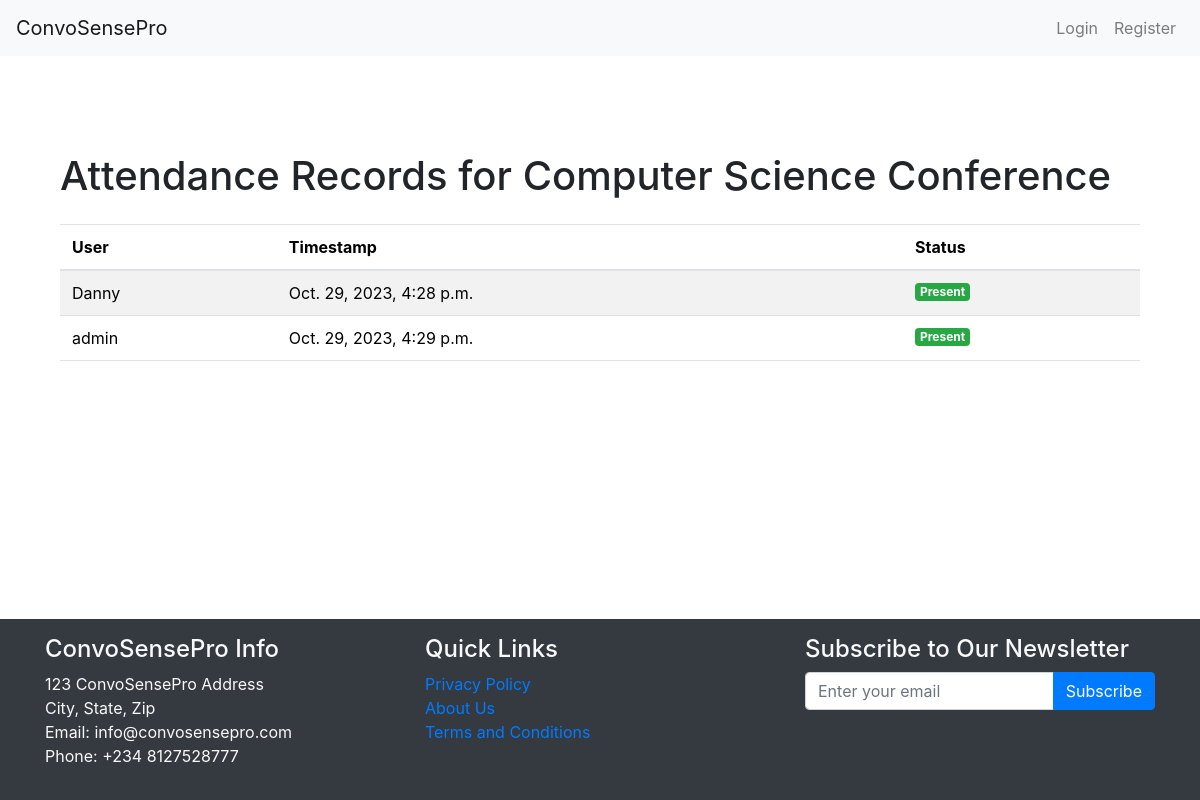
The app's page /attendance/event_attendance/1/ with its own data.
### events/models.py (models this page shows, shortened)
class Event(models.Model):
    name = models.CharField(max_length=100)
    date = models.DateField(
        help_text='Enter date in DD/MM/YYYY format'  # Add a help text
    )
    time = models.TimeField(
        help_text='Enter time in HH:MM format'  # Add a help text
    )
    description = models.TextField()
    location = models.CharField(
        max_length=100,
        default='Your Event Location'  # Set a default location
    )
    unique_link = models.UUIDField(default=uuid.uuid4, editable=False, unique=True)
    organizer = models.ForeignKey(User, on_delete=models.CASCADE)  # Organizer of the event
    capacity = models.PositiveIntegerField(
        default=100,  # Set a default capacity or adjust as needed
        help_text='Maximum number of attendees allowed for this event'
    )
    attendees = models.ManyToManyField(User, related_name='events_attending', blank=True)
    is_attendance_capture_ready = models.BooleanField(default=False)

### attendance/models.py (models this page shows, shortened)
class AttendanceRecord(models.Model):
    user = models.ForeignKey(User, on_delete=models.CASCADE)
    event = models.ForeignKey(Event, on_delete=models.CASCADE)
    timestamp = models.DateTimeField(auto_now_add=True)
    present = models.BooleanField(default=False)  # Add a field to track attendance status

### users/models.py (models this page shows)
class User(AbstractUser):
    is_organizer = models.BooleanField(default=False)

### attendance/views.py (the view)
# urls.py: path('event_attendance/<int:event_id>/', views.event_attendance, name='event_attendance'),
def event_attendance(request, event_id):
    event = Event.objects.get(pk=event_id)
    attendance_records = AttendanceRecord.objects.filter(event=event)
    context = {
        'event': event,
        'attendance_records': attendance_records,
    }
    return render(request, 'attendance/event_attendance.html', context)

### attendance/templates/attendance/event_attendance.html (shortened to what this page needs)
{% extends "base.html" %}
{% load static %}
{% load bootstrap5 %}
{% block content %}
<div class="container mt-5">
    <h1 class="mb-4">Attendance Records for {{ event.name }}</h1>
    <table class="table table-striped">
        <thead>
            <tr>
                <th>User</th>
                <th>Timestamp</th>
                <th>Status</th>
            </tr>
        </thead>
        <tbody>
            {% for record in attendance_records %}
                <tr>
                    <td>{{ record.user.username }}</td>
                    <td>{{ record.timestamp }}</td>
                    <td>
                        {% if record.present %}
                            <span class="badge bg-success">Present</span>
                        {% else %}
                            <span class="badge bg-danger">Absent</span>
                        {% endif %}
                    </td>
                </tr>
            {% endfor %}
        </tbody>
    </table>
</div>
{% endblock content %}

### templates/base.html (shortened to what this page needs)
{% load static %}
{% load bootstrap5 %}
{% bootstrap_css %}
<!DOCTYPE html>
<html>
<head>
    <link rel="stylesheet" href="https://maxcdn.bootstrapcdn.com/bootstrap/4.5.2/css/bootstrap.min.css">
</head>
<body>
    <nav class="navbar navbar-expand-lg navbar-light bg-light">
        <a class="navbar-brand" href="{% url 'users:home' %}">ConvoSensePro</a>
        <ul class="navbar-nav ml-auto">
            {% if user.is_authenticated %}
                <li class="nav-item">
                    <a class="nav-link" href="{% url 'dashboard' %}">Dashboard</a>
                </li>
                <li class="nav-item">
                    <a class="nav-link" href="{% url 'users:logout' %}">Logout</a>
                </li>
            {% else %}
                <li class="nav-item">
                    <a class="nav-link" href="{% url 'users:login' %}">Login</a>
                </li>
                <li class="nav-item">
                    <a class="nav-link" href="{% url 'users:register' %}">Register</a>
                </li>
            {% endif %}
        </ul>
    </nav>
    <div class="container mt-5">
        {% block content %}
        {% endblock %}
    </div>
    <footer class="bg-dark text-light py-3">
        <div class="container">
            <div class="row">
                <div class="col-md-4">
                    <h4>ConvoSensePro Info</h4>
                    <p>123 ConvoSensePro Address<br>
                    City, State, Zip<br>
                    Email: info@convosensepro.com<br>
                    Phone: +234 8127528777</p>
                </div>
                <div class="col-md-4">
                    <h4>Quick Links</h4>
                    <ul class="list-unstyled">
                        <li><a href="#">Privacy Policy</a></li>
                        <li><a href="#">About Us</a></li>
                        <li><a href="#">Terms and Conditions</a></li>
                    </ul>
                </div>
                <div class="col-md-4">
                    <h4>Subscribe to Our Newsletter</h4>
                    <form method="post">
                        <div class="input-group">
                            <input type="email" class="form-control" id="emailInput" placeholder="Enter your email">
                            <button type="submit" class="btn btn-primary">Subscribe</button>
                        </div>
                    </form>
                </div>
            </div>
        </div>
    </footer>
</body>
</html>

### templates/base.html (style rules this page uses)
body { min-height: 100vh; display: flex; flex-direction: column; }
.container { flex: 1; }

### records on screen
Event: name "Computer Science Conference"
AttendanceRecord: user.username "Danny", timestamp "Oct. 29, 2023, 4:28 p.m.", present "Present"
AttendanceRecord: user.username "admin", timestamp "Oct. 29, 2023, 4:29 p.m.", present "Present"
